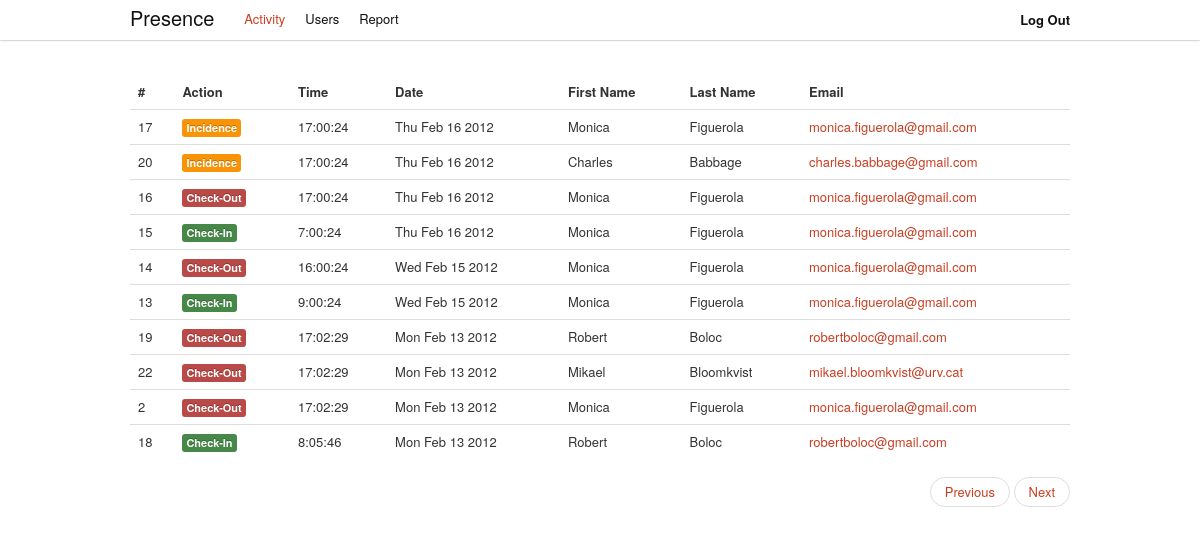
/admin/activity/ (signed in), run on the app's committed database.
### tables this page shows
CREATE TABLE IF NOT EXISTS `presence_activity` (
  `id` int(11) NOT NULL AUTO_INCREMENT,
  `userid` varchar(250) NOT NULL,
  `action` varchar(50) NOT NULL,
  `timestamp` int(15) NOT NULL,
  `computed` tinyint(1) NOT NULL DEFAULT '0',
  PRIMARY KEY (`id`)
);

CREATE TABLE IF NOT EXISTS `presence_users` (
  `id` int(11) NOT NULL AUTO_INCREMENT,
  `email` varchar(150) NOT NULL,
  `password` varchar(50) NOT NULL,
  `role` varchar(20) NOT NULL,
  `firstname` varchar(200) NOT NULL,
  `lastname` varchar(300) NOT NULL,
  `position` varchar(200) NOT NULL,
  `UUID` varchar(36) NOT NULL,
  `mac` char(17) NOT NULL,
  PRIMARY KEY (`id`)
);

### public/index.php (called while the page is built, shortened)
<?php
require_once (ROOT . '/config/config.php');
$url = isset($_GET['url']) ? $_GET['url'] : null;
$role = isset($_SESSION['role']) ? $_SESSION['role'] : null;
if ($url == null && $role == null) {
    $controller = "AuthController";
    $action = "asklogin";
    $url_params = array();
} else if ($url == null && isset($role)) {
    $controller = ucfirst($role) . 'Controller';
    $action = 'activity';
    $url_params = array();
} else {
    $url_params = explode('/', $url);
    $controller = ucfirst(array_shift($url_params));
    $action = $url_params[0] == null ? 'activity' : array_shift($url_params);
}
isset($url_params[1])
    ? $extra_action = $url_params[1]
    : $extra_action = null;
$extra_params = $_POST;
new $controller($action, array_merge($url_params, $extra_params), $extra_action);

### config/config.php (called while the page is built, shortened)
<?php
$CONFIG = new stdClass();
$CONFIG->wwwroot = 'https://localhost/presence-manager';
$CONFIG->dbhost = 'localhost';
$CONFIG->dbname = 'presence';
$CONFIG->dbuser = 'root';
$CONFIG->dbpassword = '';

### lang/en.php (called while the page is built, shortened)
<?php
$STRINGS = null;
$STRINGS['brand'] = 'Presence';
$STRINGS['login'] = 'Login';
$STRINGS['help'] = 'Help';
$STRINGS['activity'] = 'Activity';
$STRINGS['users'] = 'Users';
$STRINGS['report'] = 'Report';
$STRINGS['user'] = 'User';
$STRINGS['logout'] = 'Log Out';
$STRINGS['home'] = 'Home';
$STRINGS['404'] = '404';
$STRINGS['details'] = 'Details';
$STRINGS['summary'] = 'Summary';
$STRINGS['account'] = 'Account';
$STRINGS['starttime'] = 'Start Time';
$STRINGS['startdate'] = 'Start Date';
$STRINGS['endtime'] = 'End Time';
$STRINGS['enddate'] = 'End Date';
$STRINGS['action'] = 'Action';
$STRINGS['time'] = 'Time';
$STRINGS['date'] = 'Date';
$STRINGS['firstname'] = 'First Name';
$STRINGS['lastname'] = 'Last Name';
$STRINGS['email'] = 'Email';
$STRINGS['issued'] = 'Issued';
$STRINGS['period'] = 'Period';
$STRINGS['intervals'] = 'Intervals';
$STRINGS['interval'] = 'Interval';
$STRINGS['incidences'] = 'Incidences';
$STRINGS['total'] = 'Total';
$STRINGS['password'] = 'Password';
$STRINGS['position'] = 'Position';
$STRINGS['role'] = 'Role';
$STRINGS['update'] = 'Update';
$STRINGS['week'] = 'Week';
$STRINGS['month'] = 'Month';
$STRINGS['year'] = 'Year';
$STRINGS['type'] = 'Type';
$STRINGS['message'] = 'Message';
$STRINGS['previous'] = 'Previous';
$STRINGS['next'] = 'Next';
$STRINGS['user:update:success'] = 'User details updated successfully!';
$STRINGS['user:update:failed'] = 'User details update falied!';
$STRINGS['user:delete:success'] = 'User deleted successfully!';
$STRINGS['user:delete:failed'] = 'User deleition falied!';
$STRINGS['user:create:success'] = 'The new user has been created!';
$STRINGS['user:create:failed'] = 'Error creating new user!';
$STRINGS['user:create:duplicate'] = 'This user already exists!';
$STRINGS['admin:no:activities'] = 'No more activity!';
$STRINGS['add:user'] = 'Add User';
$STRINGS['create:user'] = 'Create User';
$STRINGS['build:report'] = 'Build Report';
$STRINGS['event:success'] = 'Success!';
$STRINGS['event:error'] = 'Error!';
$STRINGS['event:checkin'] = 'Check-In';
$STRINGS['event:checkout'] = 'Check-Out';
$STRINGS['event:incidence'] = 'Incidence';
$STRINGS['event:noactivity'] = 'No Activity!';
$STRINGS['event:noactivity:message'] = 'No more user activity';
$STRINGS['event:noactivityinterval:message'] = 'There is no user activity in the selected interval';

### app/model.class.php (called while the page is built, shortened)
<?php
abstract class Model{
    protected static function table(){
        $prefix = 'presence_';
        $caller = get_called_class();
        $class = lcfirst(substr($caller, 0, -5));
        return $prefix.self::pluralise($class);
    }
    public static function pages(){
        $sql = "SELECT COUNT(*) as count
                FROM ".self::table();
        $total = DB::getRecord($sql,array());
        ($total->count % 10) > 0 ? $rest = 1 : $rest = 0;
        return (int)(($total->count - ($total->count % 10)) / 10) + $rest;
    }
    private static function pluralise($word){
        $exceptions = array();
        $exceptions['activity'] = 'activity';
        empty($exceptions[$word])
            ? $plural = $word.'s'
            : $plural = $exceptions[$word];
        return $plural;
    }
}

### lib/DB.php (called while the page is built, shortened)
<?php
class DB {
    private static $_instance;
    private static function getInstance(){
        if(self::$_instance == null){
            self::$_instance = new $class();
        }
        return self::$_instance;
    }
    public static function setUp($params){
        $db = self::getInstance();
        $db->_connection = new PDO("mysql:host=" . $params->dbhost . ";
                                    dbname=" . $params->dbname,
                                               $params->dbuser,
                                               $params->dbpassword);
    }
    public static function getDB(){
        $db = self::getInstance();
        return $db->_connection;
    }
	static function getRecord($sql, array $params){
        $st = self::getDB()->prepare($sql);
		$st->execute($params);
		return $st->fetch(PDO::FETCH_OBJ);
	}
	static function getAllRecords($sql, array $params = null){
		$st = self::getDB()->prepare($sql);
        $st->execute($params);
        return $st->fetchAll(PDO::FETCH_OBJ);
	}
}

### app/models/ActivityModel.php (called while the page is built, shortened)
<?php
class ActivityModel extends Model {
    public static function find_page($page) {
        $limit = 10;
		$sql = "SELECT pa.id, pa.userid, pa.action, pa.timestamp, pu.firstname, pu.lastname, pu.email
				FROM " . self::table() . " pa
				JOIN presence_users pu ON pa.userid = pu.id
				ORDER BY pa.timestamp DESC
                LIMIT ".$limit." OFFSET ".($limit*$page);
		return DB::getAllRecords($sql);
    }
}

### app/controllers/AdminController.php (called while the page is built, shortened)
<?php
class AdminController extends Controller {
    public function __construct($action, $params, $extra_action = null) {
        global $CONFIG;
        isset($extra_action) ? $action = $action . '_' . $extra_action : null;
        if ($this->check_role('admin') && method_exists($this, $action)) {
            $this->$action($params);
        } else {
            RoutingHelper::redirect($CONFIG->wwwroot . '/error/notfound');
        }
    }
    public function activity($params) {
        $page = isset($params[0]) ? $params[0] : 0;
        $this->_view = new AdminActivityView(ActivityModel::find_page($page), $page);
    }
}

### app/helpers/BootstrapHelper.php (called while the page is built, shortened)
<?php
class BootstrapHelper extends Helper{
    static function get_label_for_action($action){
       switch ($action) {
            case 'checkin': return 'label-success';
            case 'checkout': return 'label-important';
            case 'incidence': return 'label-warning';
		}
    }
}

### app/views/admin/AdminActivityView.php (the view, shortened to what this page needs)
<?php
class AdminActivityView extends View {
    private $_entries;
    private $_page;
    public function __construct($entries, $page = 0, $alert = null) {
        $this->_entries = $entries;
        $this->_page = $page;
    }
    public function menu() {
        return MenuHelper::admin_base_menu('activity');
    }
    public function content() {
        global $CONFIG, $STRINGS;
        $this->_page + 1 < ActivityModel::pages()
                ? $next = true
                : $next = false;
        $activity_table_content = '';
        foreach ($this->_entries as $entry) {
            $activity_table_content .=
            '<tr>
                <td>' . $entry->id . '</td>
                <td><span class="label ' . BootstrapHelper::get_label_for_action($entry->action). '">' . BootstrapHelper::get_event_description($entry->action) . '</span></td>
                <td>' . date('G:i:s', $entry->timestamp) . '</td>
                <td>' . date('D M j Y', $entry->timestamp) . '</td>
                <td>' . utf8_encode($entry->firstname) . '</td>
                <td>' . utf8_encode($entry->lastname) . '</td>
                <td><a href="'.$CONFIG->wwwroot.'/admin/users/'.$entry->userid.'/details">' . $entry->email . '</a></td>
                </tr>
            ';
        }
        return '
        <section id="activity">
            <table class="table">
                <thead>
                    <tr>
                        <th>#</th>
                        <th>'.$STRINGS['action'].'</th>
                        <th>'.$STRINGS['time'].'</th>
						<th>'.$STRINGS['date'].'</th>
                        <th>'.$STRINGS['firstname'].'</th>
                        <th>'.$STRINGS['lastname'].'</th>
                        <th>'.$STRINGS['email'].'</th>
                    </tr>
                </thead>
                <tbody>' . $activity_table_content . '
                </tbody>
            </table>
            '.MenuHelper::get_pagination_links($CONFIG->wwwroot.'/admin/activity/',$this->_page, $next).'
        </section>';
    }
}

### app/view.class.php (shortened to what this page needs)
<?php
abstract class View {
    private $_title;
    protected $_alert;
    public function __destruct() {
        $this->render();
    }
    private function render() {
        global $CONFIG, $STRINGS;
        echo '<!DOCTYPE html>
              <html lang="en">
                <head>
                <meta charset="utf-8">
                  <title>' . $this->_title . ' | ' . $STRINGS['brand'] . '</title>
                    <link rel="stylesheet" href="' . $CONFIG->wwwroot . '/public/css/bootstrap.min.css" type="text/css">
                    <link rel="stylesheet" href="' . $CONFIG->wwwroot . '/public/css/presence.css" type="text/css">
                    <link rel="stylesheet" href="' . $CONFIG->wwwroot . '/public/css/datepicker.css" type="text/css">
                    <link rel="shortcut icon" href="' . $CONFIG->wwwroot . '/public/img/favicon.ico">
                    <script type="text/javascript" src="' . $CONFIG->wwwroot . '/public/js/jquery-1.7.1.min.js"></script>
                    <script type="text/javascript" src="' . $CONFIG->wwwroot . '/public/js/bootstrap-alert.js"></script>
                    <script type="text/javascript" src="' . $CONFIG->wwwroot . '/public/js/bootstrap-datepicker.js"></script>
                </head>
                <body>
                  <div class="navbar navbar-fixed-top">
                    <div class="navbar-inner">
                      <div class="container">
                        <a class="brand" href="'.$CONFIG->wwwroot.'">'.$STRINGS['brand'].'</a>
                          <div class="nav-collapse">
                            '.$this->menu().'
                          </div>
                       </div>
                    </div>
                  </div>
                    <div class="container">
                      '.$this->_alert.'
					  '.$this->content().'
                    </div>
                </body>
              </html>';
    }
    protected function title($title) {
        $this->_title = $title;
    }
}

### app/helpers/MenuHelper.php (shortened to what this page needs)
<?php
class MenuHelper extends Helper {
    static public function admin_base_menu($active) {
        global $CONFIG, $STRINGS;
        $activity = $users = $report = null;
        return
            '<ul class="nav">
                <li ' . $activity . '><a href="' . $CONFIG->wwwroot . '/admin/activity">' . $STRINGS['activity'] . '</a></li>
                <li ' . $users . ' ><a href="' . $CONFIG->wwwroot . '/admin/users">' . $STRINGS['users'] . '</a></li>
                <li ' . $report . ' ><a href="' . $CONFIG->wwwroot . '/admin/report">' . $STRINGS['report'] . '</a></li>
            </ul>' . MenuHelper::get_logout_option();
    }
    static public function get_pagination_links($url, $page, $next = true){
        global $STRINGS;
        ($page == 0)
            ? $previous = ''
            : $previous = '<li><a href="'.$url.( $page==1 ? '': $page-1).'">'.$STRINGS['previous'].'</a></li>';
        ($next)
            ? $next = '<li><a href="'.$url.($page+1).'">'.$STRINGS['next'].'</a></li>'
            : $next = '';
        return
            '<ul class="pager pull-right">
                '.$previous.'
                '.$next.'
             </ul>';
    }
    static private function get_logout_option(){
        global $CONFIG, $STRINGS;
        return
            '<ul class="nav pull-right no-hover-a">
                <p class="navbar-text pull-right"><a href="' . $CONFIG->wwwroot . '/auth/logout"><b>' . $STRINGS['logout'] . '</b></a></p>
             </ul>';
    }
}

### public/css/presence.css (style rules this page uses)
html { overflow-y:scroll; }
html a { color: #C83E22; }
body { padding-top:75px; }
.navbar-inner { background: #FFFFFF; box-shadow: 0 0 2px #888 !important; }
.navbar a { color: #111 !important; text-shadow: none !important; }
.active a { background: #FFFFFF !important; color: #C83E22 !important; }

### data on the page
presence_activity: id "17", action "Incidence", timestamp "17:00:24", timestamp "Thu Feb 16 2012", userid.firstname "Monica", userid.lastname "Figuerola", userid.email "monica.figuerola@gmail.com"
presence_activity: id "20", action "Incidence", timestamp "17:00:24", timestamp "Thu Feb 16 2012", userid.firstname "Charles", userid.lastname "Babbage", userid.email "charles.babbage@gmail.com"
presence_activity: id "16", action "Check-Out", timestamp "17:00:24", timestamp "Thu Feb 16 2012", userid.firstname "Monica", userid.lastname "Figuerola", userid.email "monica.figuerola@gmail.com"
presence_activity: id "15", action "Check-In", timestamp "7:00:24", timestamp "Thu Feb 16 2012", userid.firstname "Monica", userid.lastname "Figuerola", userid.email "monica.figuerola@gmail.com"
presence_activity: id "14", action "Check-Out", timestamp "16:00:24", timestamp "Wed Feb 15 2012", userid.firstname "Monica", userid.lastname "Figuerola", userid.email "monica.figuerola@gmail.com"
presence_activity: id "13", action "Check-In", timestamp "9:00:24", timestamp "Wed Feb 15 2012", userid.firstname "Monica", userid.lastname "Figuerola", userid.email "monica.figuerola@gmail.com"
presence_activity: id "19", action "Check-Out", timestamp "17:02:29", timestamp "Mon Feb 13 2012", userid.firstname "Robert", userid.lastname "Boloc", userid.email "robertboloc@gmail.com"
presence_activity: id "22", action "Check-Out", timestamp "17:02:29", timestamp "Mon Feb 13 2012", userid.firstname "Mikael", userid.lastname "Bloomkvist", userid.email "mikael.bloomkvist@urv.cat"
presence_activity: id "2", action "Check-Out", timestamp "17:02:29", timestamp "Mon Feb 13 2012", userid.firstname "Monica", userid.lastname "Figuerola", userid.email "monica.figuerola@gmail.com"
presence_activity: id "18", action "Check-In", timestamp "8:05:46", timestamp "Mon Feb 13 2012", userid.firstname "Robert", userid.lastname "Boloc", userid.email "robertboloc@gmail.com"

### other printed values
$STRINGS['brand'] "Presence"
$STRINGS['activity'] "Activity"
$STRINGS['users'] "Users"
$STRINGS['report'] "Report"
$STRINGS['logout'] "Log Out"
$STRINGS['action'] "Action"
$STRINGS['time'] "Time"
$STRINGS['date'] "Date"
$STRINGS['firstname'] "First Name"
$STRINGS['lastname'] "Last Name"
$STRINGS['email'] "Email"
$STRINGS['previous'] "Previous"
$STRINGS['next'] "Next"
